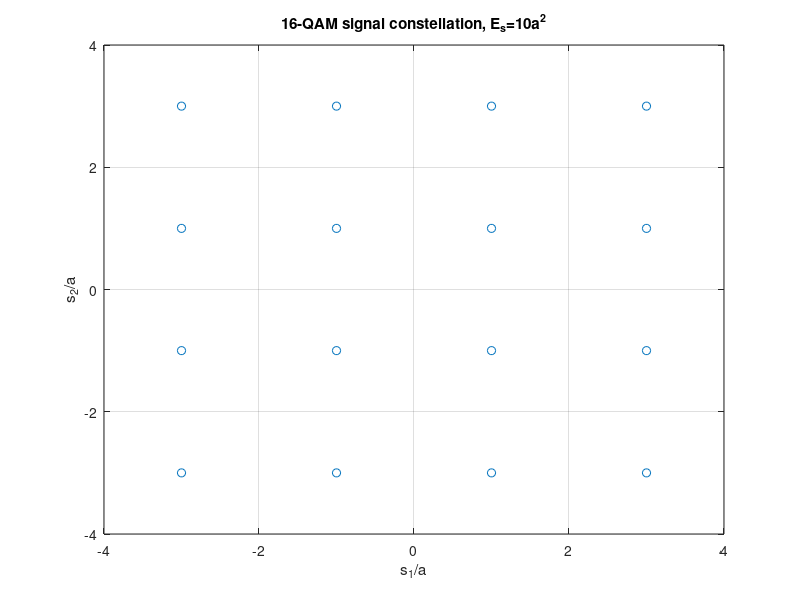
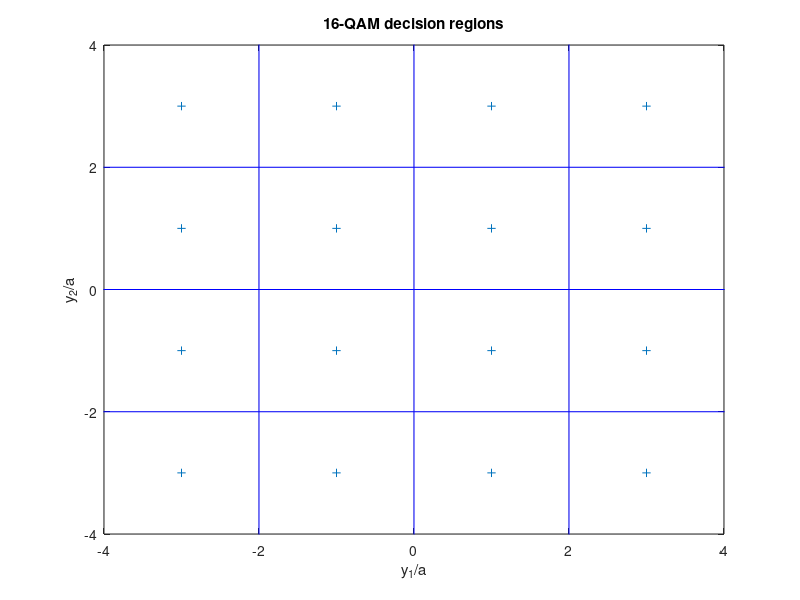
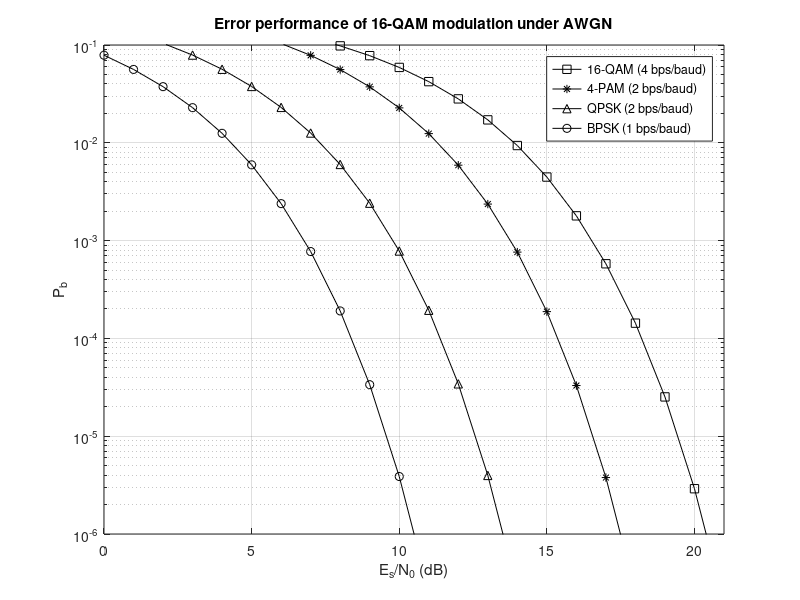

The MATLAB script that drew these images, in order:
% 16-QAM

s1 = [ -3 -3 -3 -3 -1 -1 -1 -1  1  1  1  1  3  3  3  3];
s2 = [ -3 -1  1  3 -3 -1  1  3 -3 -1  1  3 -3 -1  1  3];
Es = sum(s1.^2+s2.^2)/16

figure(1)
plot(s1,s2,'o'), grid on, axis([-4 4 -4 4])
xlabel('s_1/a'), ylabel('s_2/a')
title(strcat('16-QAM signal constellation, E_s=', num2str(Es),'a^2'))

figure(2)
voronoi(s1,s2,'-b'), axis([-4 4 -4 4]), grid on
xlabel('y_1/a'), ylabel('y_2/a')
title('16-QAM decision regions')

figure(3)
esno_dB = 0:21;
esno = 10.^(esno_dB/10);
Pb = (3/4)*qfunc(sqrt(esno/5));
semilogy(esno_dB,Pb,'-sk'), axis([esno_dB(1) esno_dB(end) 1e-6 1e-1]), grid on
xlabel('E_s/N_0 (dB)'), ylabel('P_b')
title('Error performance of 16-QAM modulation under AWGN')
hold on
Pb3 = qfunc(sqrt(2*esno/5)); semilogy(esno_dB,Pb3,'-*k')
Pb2 = qfunc(sqrt(esno)); semilogy(esno_dB,Pb2,'-^k')
Pb3 = qfunc(sqrt(2*esno)); semilogy(esno_dB,Pb3,'-ok')
hold off, legend('16-QAM (4 bps/baud)','4-PAM (2 bps/baud)', ...
    'QPSK (2 bps/baud)','BPSK (1 bps/baud)')

%%%%%%%%%%%%%%%%%%%
% Simulation AWGN %
%%%%%%%%%%%%%%%%%%%
